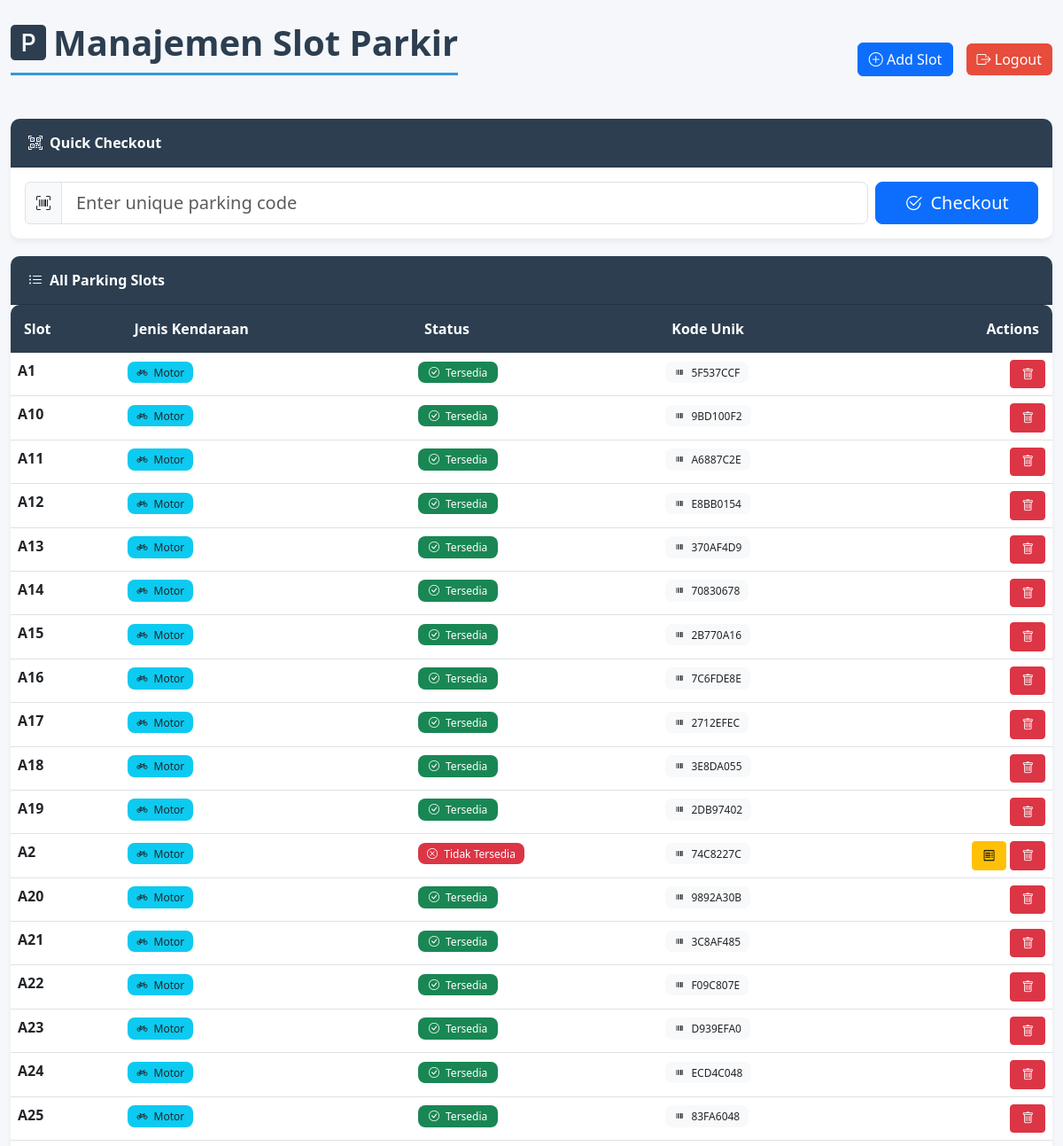
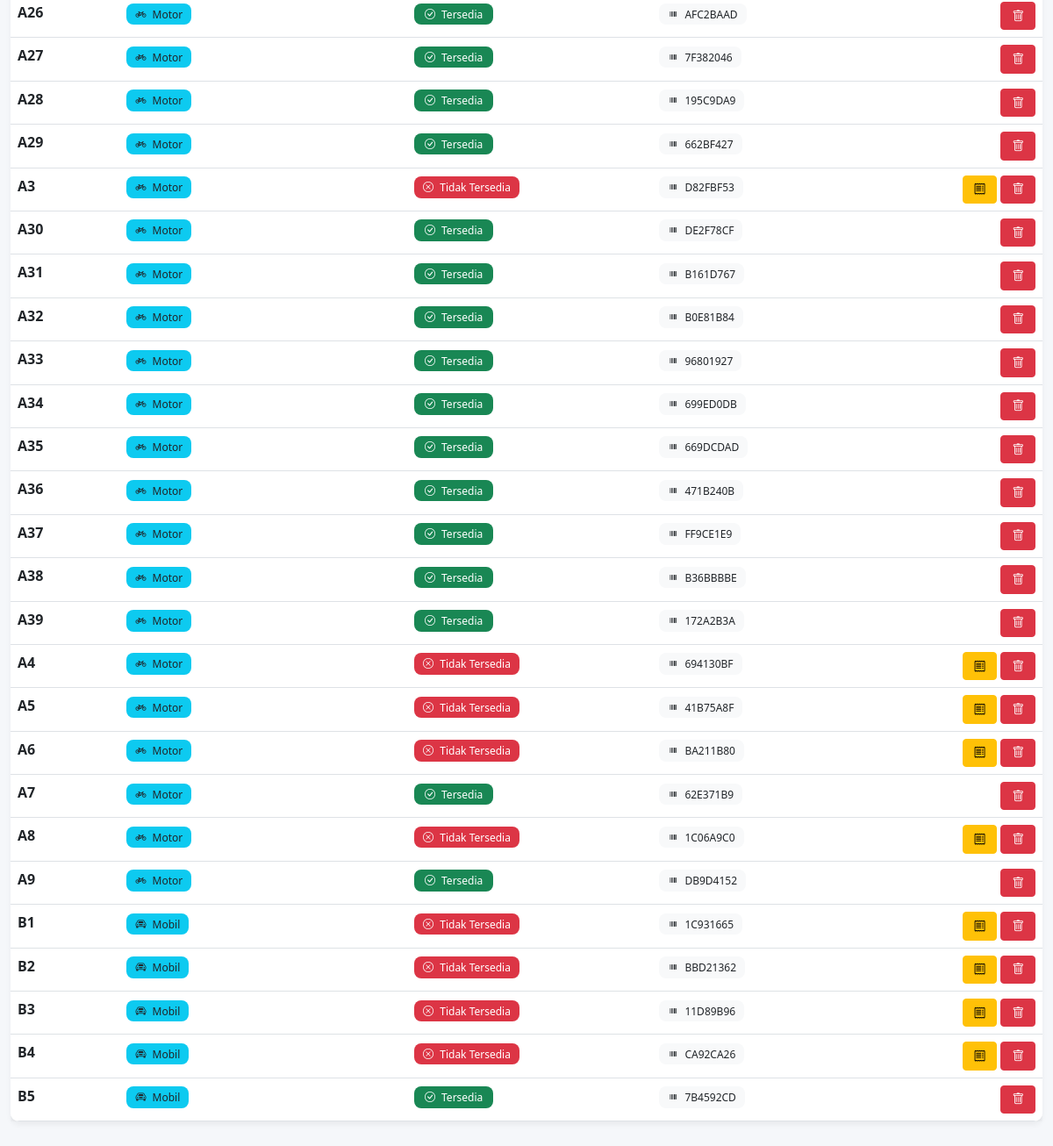
/admintes/slots/ (signed in), run on an earlier commit of the app's database (2 pictures, top to bottom).
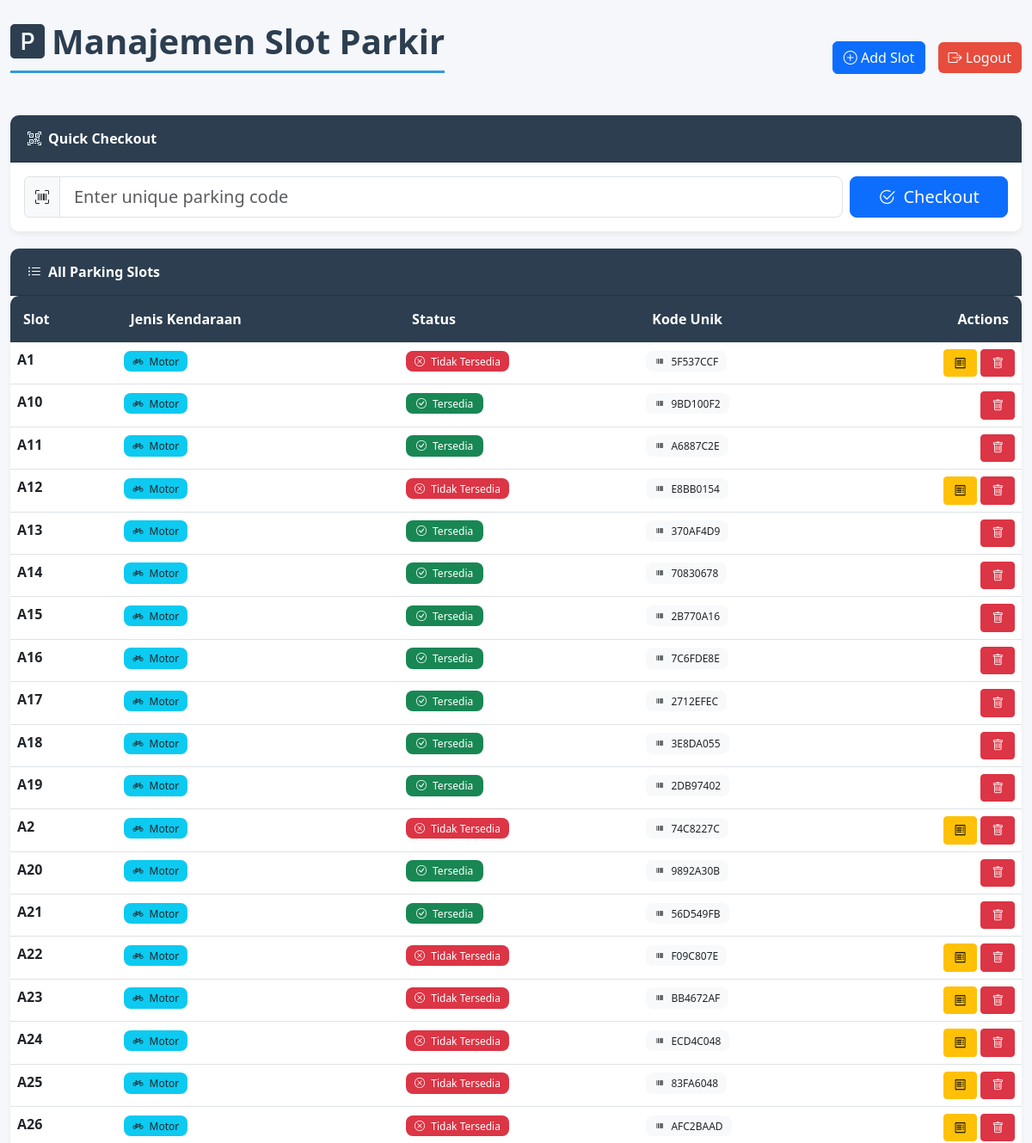
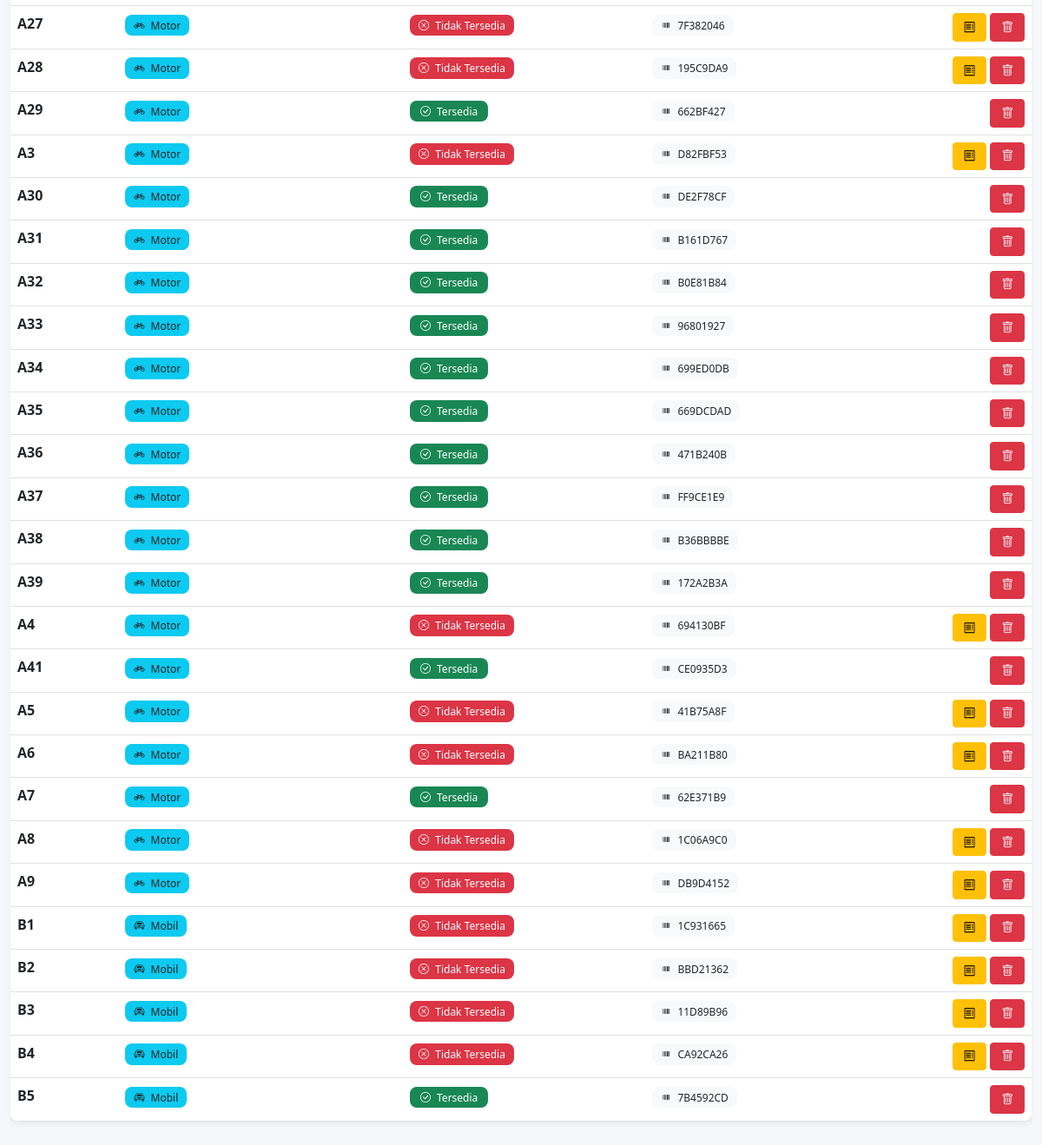
And on a later commit of the database (2 pictures, top to bottom).
### parkir/models.py (models this page shows, shortened)
class SlotParkir(models.Model):
    JENIS_KENDARAAN = [('mobil', 'Mobil'), ('motor', 'Motor')]
    nomor_slot = models.CharField(max_length=10)
    jenis_kendaraan = models.CharField(max_length=10, choices=JENIS_KENDARAAN)
    tersedia = models.BooleanField(default=True)
    kode_unik = models.CharField(max_length=20, null=True, blank=True)

### admintes/views.py (the view)
# urls.py: path('slots/', views.daftar_slot, name='daftar_slot'),
@staff_member_required
def daftar_slot(request):
    slots = SlotParkir.objects.all().order_by('nomor_slot')
    return render(request, 'admintes/daftar_slot.html', {'slots': slots})

### admintes/templates/admintes/daftar_slot.html (shortened to what this page needs)
{% load static %}
<!DOCTYPE html>
<html lang="en">
<head>
  <link href="https://cdn.jsdelivr.net/npm/bootstrap@5.3.0/dist/css/bootstrap.min.css" rel="stylesheet" />
  <link rel="stylesheet" href="https://cdn.jsdelivr.net/npm/bootstrap-icons@1.10.0/font/bootstrap-icons.css">
</head>
<body>
  <div class="container py-4">
    <div class="d-flex justify-content-between align-items-center mb-4">
      <h1 class="page-title">
        <i class="bi bi-p-square-fill me-2"></i>Manajemen Slot Parkir
      </h1>
      <div>
        <a href="http://localhost:8000/admin/parkir/slotparkir/add/" class="btn btn-primary">
          <i class="bi bi-plus-circle"></i> Add Slot
        </a>
        <a href="http://localhost:8000/admin/logout/" class="btn logout-btn">
          <i class="bi bi-box-arrow-right"></i> Logout
        </a>
      </div>
    </div>
    <div class="card">
      <div class="card-header">
        <i class="bi bi-qr-code-scan me-2"></i>Quick Checkout
      </div>
      <div class="card-body">
        <form method="post" action="{% url 'admintes:checkout_slot_by_kode' %}">
          <div class="row g-2">
            <div class="col-md-10">
              <div class="input-group">
                <span class="input-group-text"><i class="bi bi-upc-scan"></i></span>
                <input type="text" name="kode_unik" class="form-control form-control-lg" placeholder="Enter unique parking code" required />
              </div>
            </div>
            <div class="col-md-2">
              <button class="btn btn-primary btn-lg w-100" type="submit">
                <i class="bi bi-check2-circle me-1"></i> Checkout
              </button>
            </div>
          </div>
        </form>
      </div>
    </div>
    <div class="card">
      <div class="card-header">
        <i class="bi bi-list-ul me-2"></i>All Parking Slots
      </div>
      <div class="card-body p-0">
        <div class="table-responsive">
          <table class="table table-hover mb-0">
            <thead>
              <tr>
                <th>Slot </th>
                <th>Jenis Kendaraan</th>
                <th>Status</th>
                <th>Kode Unik</th>
                <th class="text-end">Actions</th>
              </tr>
            </thead>
            <tbody>
              {% for slot in slots %}
              <tr>
                <td class="fw-bold">{{ slot.nomor_slot }}</td>
                <td>
                  <span class="badge bg-info text-dark">
                    <i class="bi bi-{% if slot.jenis_kendaraan == 'mobil' %}car-front{% else %}bicycle{% endif %} me-1"></i>
                    {{ slot.jenis_kendaraan|title }}
                  </span>
                </td>
                <td>
                  {% if slot.tersedia %}
                    <span class="badge bg-success status-badge">
                      <i class="bi bi-check-circle me-1"></i> Tersedia
                    </span>
                  {% else %}
                    <span class="badge bg-danger status-badge">
                      <i class="bi bi-x-circle me-1"></i> Tidak Tersedia
                    </span>
                  {% endif %}
                </td>
                <td>
                  {% if slot.kode_unik %}
                    <span class="badge bg-light text-dark">
                      <i class="bi bi-upc me-1"></i> {{ slot.kode_unik }}
                    </span>
                  {% else %}
                    <span class="text-muted">N/A</span>
                  {% endif %}
                </td>
                <td class="action-buttons text-end">
                  {% if not slot.tersedia %}
                    <form method="post" action="{% url 'admintes:checkout_slot_by_id' slot.id %}" class="d-inline">
                      <button class="btn btn-warning btn-sm" type="submit" data-bs-toggle="tooltip" title="Checkout">
                        <i class="bi bi-receipt"></i>
                      </button>
                    </form>
                  {% endif %}
                  <form method="post" action="{% url 'admintes:hapus_slot' slot.id %}" class="d-inline" onsubmit="return confirm('Are you sure you want to delete this parking slot?');">
                    <button class="btn btn-danger btn-sm" type="submit" data-bs-toggle="tooltip" title="Delete">
                      <i class="bi bi-trash"></i>
                    </button>
                  </form>
                </td>
              </tr>
              {% endfor %}
            </tbody>
          </table>
        </div>
      </div>
    </div>
  </div>
</body>
</html>

### admintes/templates/admintes/daftar_slot.html (style rules this page uses)
:root { --primary-color: #3498db; --secondary-color: #2c3e50; --success-color: #2ecc71; --danger-color: #e74c3c; --warning-color: #f39c12; --light-bg: #f8f9fa; }
body { background-color: #f5f7fa; font-family: 'Segoe UI', Tahoma, Geneva, Verdana, sans-serif; }
.container { max-width: 1200px; }
.card { border-radius: 10px; box-shadow: 0 4px 6px rgba(0, 0, 0, 0.05); border: none; margin-bottom: 20px; }
.card-header { background-color: var(--secondary-color); color: white; font-weight: 600; border-radius: 10px 10px 0 0 !important; padding: 15px 20px; }
.table { background-color: white; border-radius: 10px; overflow: hidden; box-shadow: 0 4px 6px rgba(0, 0, 0, 0.05); }
.table thead th { background-color: var(--secondary-color); color: white; border-bottom: none; padding: 15px; }
.table tbody tr { transition: all 0.2s ease; }
.badge { padding: 6px 10px; font-weight: 500; border-radius: 8px; }
.btn-sm { padding: 5px 12px; font-size: 0.85rem; }
.page-title { color: var(--secondary-color); font-weight: 700; margin-bottom: 25px; padding-bottom: 10px; border-bottom: 3px solid var(--primary-color); display: inline-block; }
.status-badge { min-width: 90px; display: inline-block; text-align: center; }
.action-buttons { white-space: nowrap; }
.logout-btn { background-color: var(--danger-color); color: white; border: none; margin-left: 10px; }

What changed in the data, as far as the page shows it:
changed SlotParkir "5F537CCF": tersedia "Tersedia" → "Tidak Tersedia"
changed SlotParkir "E8BB0154": tersedia "Tersedia" → "Tidak Tersedia"
changed SlotParkir (number 14 of 45 on the later page): kode_unik "3C8AF485" → "56D549FB"
changed SlotParkir (number 15 of 45 on the later page): tersedia "Tersedia" → "Tidak Tersedia"
changed SlotParkir (number 16 of 45 on the later page): kode_unik "D939EFA0" → "BB4672AF"; tersedia "Tersedia" → "Tidak Tersedia"
changed SlotParkir "ECD4C048": tersedia "Tersedia" → "Tidak Tersedia"
changed SlotParkir "83FA6048": tersedia "Tersedia" → "Tidak Tersedia"
changed SlotParkir "AFC2BAAD": tersedia "Tersedia" → "Tidak Tersedia"
changed SlotParkir (number 20 of 45 on the later page): tersedia "Tersedia" → "Tidak Tersedia"
changed SlotParkir "195C9DA9": tersedia "Tersedia" → "Tidak Tersedia"
added SlotParkir: nomor_slot "A41", jenis_kendaraan "Motor", tersedia True (drawn), kode_unik "CE0935D3"
changed SlotParkir "DB9D4152": tersedia "Tersedia" → "Tidak Tersedia"
